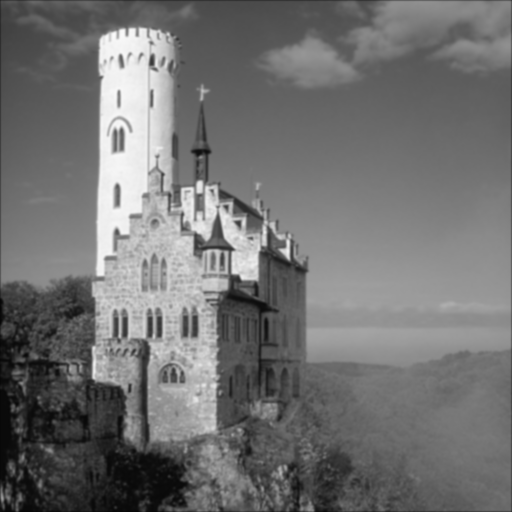
#> input picture day_2/day2_lab/day2_lab/castle.png, 512 x 512 px
$ jupyter execute local_features.ipynb   (shell and % lines are left out)
#> lines starting #> are read from the running program, lines starting #| are printed output that depends on the picture
[cell 1]
import numpy as np
from scipy import signal
import matplotlib.pyplot as plt
from matplotlib import cm
from skimage import data, color, img_as_float, img_as_ubyte, filters, feature, io

from IPython.display import HTML, display

# Image filters and feature detection

In this lab, we will implement some simple solution to perform features detection on images. First of all, what does it mean **feature detection**?

*In computer vision and image processing the concept of feature detection refers to methods that aim at computing abstractions of image information and making local decisions at every image point whether there is an image feature of a given type at that point or not. The resulting features will be subsets of the image domain, often in the form of isolated points, continuous curves or connected regions.*

[cit. <a href="https://en.wikipedia.org/wiki/Feature_detection_(computer_vision)">Wikipedia</a>]

In this lab we will restrict our attention on **edges** and **corners** (see example below). For a comprehensive summary on feature detection algorithms, I strongly recommend to check <a href="http://scikit-image.org/docs/dev/api/skimage.feature.html?highlight=feature#module-skimage.feature">`skimage.feature`</a> API.

[cell 2]
display(HTML("<table><tr><td><img src='I1.png'></td><td><img src='E1.png'></td><td><img src='C1.png'></td></tr></table>"))

## 1. Edge detection

Over the years, <a href="https://en.wikipedia.org/wiki/Edge_detection">several algorithms</a> for edge detection were developed. In this lab we are going to implement an edge detector that follows this simple strategy:

1. perform Gaussian smoothing on an input greyscale image;
2. then compute the partial first derivatives on the result and the magnitude of the gradient;
4. thresholds the magnitude of the gradient with an input threshold;
5. return the edge map.

The parameters of every intermediate step, must be specified as input arguments.

### 1.1 Gaussian smoothing
We already covered this step in the last lab.

[cell 3]
# Load an input image and convert it to grayscale
RGBimg = io.imread('castle.png')
#> RGBimg is the input picture: shape (512, 512); min 6, max 250, mean 113.2
img = img_as_float(color.rgb2gray(RGBimg))

# Apply gaussian filter
sigma = np.sqrt(100) # TRY WITH OTHER VALUES! //The higher the value, the blurer the image
img_smooth = filters.gaussian(img, sigma)
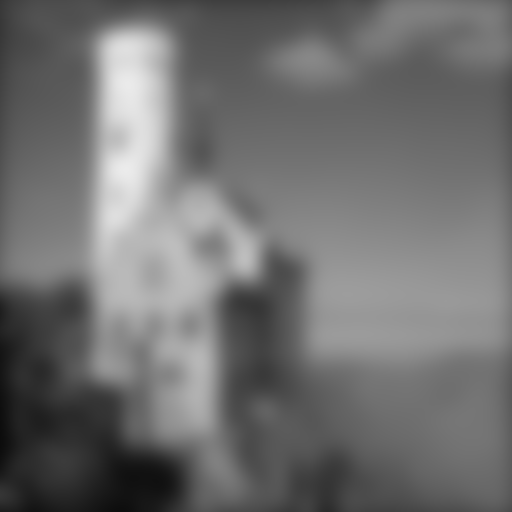
#> img_smooth: shape (512, 512) float64; min 0.0484, max 0.923, mean 0.441

plt.figure(figsize=(8,6))
#> (this line was passed over: IPython is not available in this run)
plt.subplot(121)
#> (this line was passed over: IPython is not available in this run)
plt.imshow(RGBimg, cmap=cm.gist_gray)
#> (this line was passed over: IPython is not available in this run)
plt.title('Original image')
#> (this line was passed over: IPython is not available in this run)
plt.subplot(122)
#> (this line was passed over: IPython is not available in this run)
plt.imshow(img_smooth, cmap=cm.gist_gray)
#> (this line was passed over: IPython is not available in this run)
plt.title('Gaussian filtered image');
#> (this line was passed over: IPython is not available in this run)


$ run again, with day_2/day2_lab/day2_lab/C1.png copied over day_2/day2_lab/day2_lab/castle.png
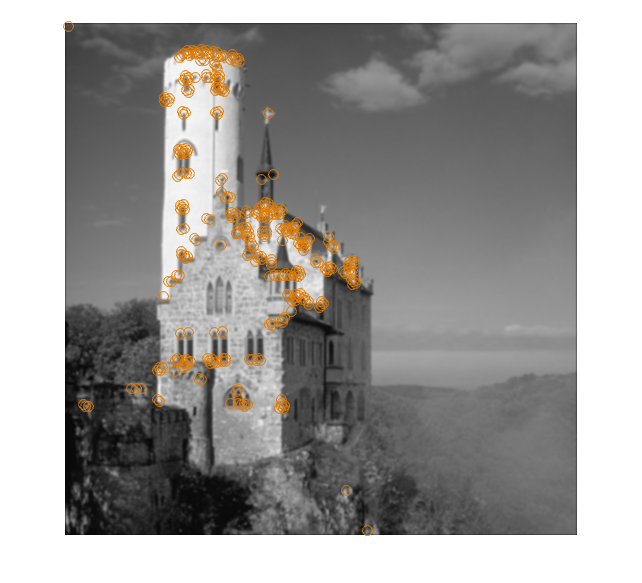
#> input picture day_2/day2_lab/day2_lab/C1.png, 642 x 583 px
#> RGBimg is the input picture: shape (583, 642, 3); mean R, G, B 157, 155, 152.7
#> `img = img_as_float(color.rgb2gray(RGBimg))`:
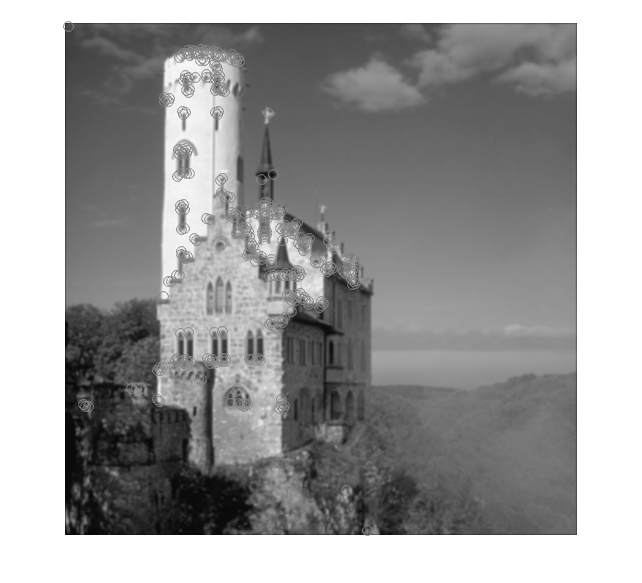
#> img: shape (583, 642) float64; min 0.0235, max 1, mean 0.609
#> `img_smooth = filters.gaussian(img, sigma)`:
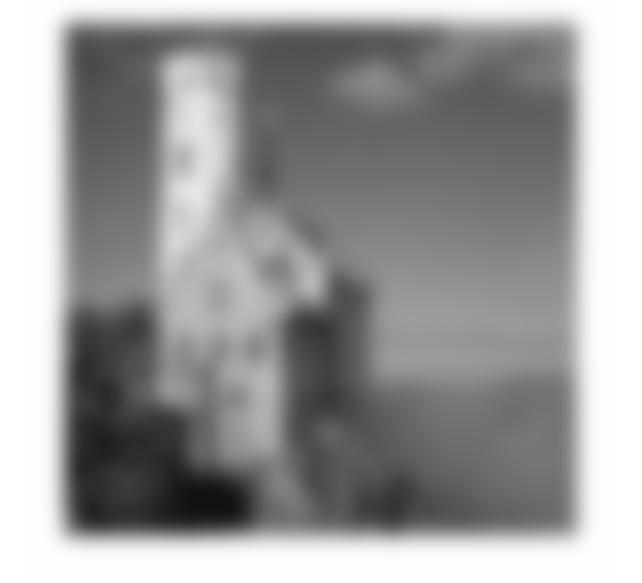
#> img_smooth: shape (583, 642) float64; min 0.0659, max 1, mean 0.609
